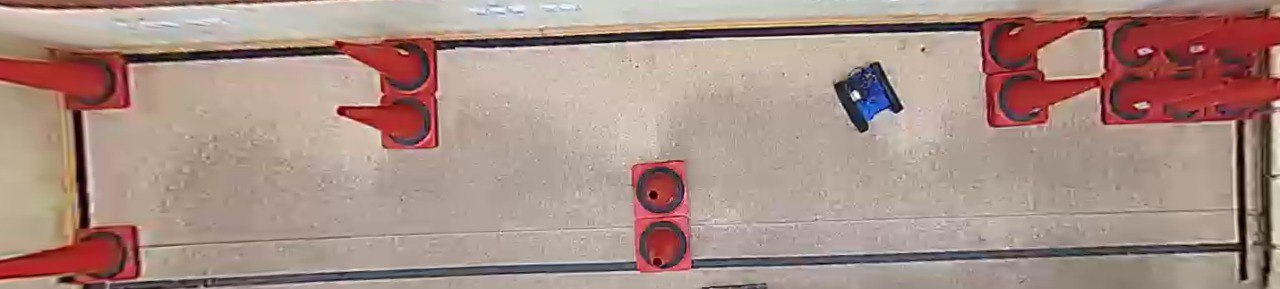
#> input picture working_robot/maze1.jpg, 1280 x 289 px
$ python -i frame_processor.py   (imports and definitions only)
#> lines starting #> are read from the running program, lines starting #| are printed output that depends on the picture; after the words box and inside, x2 and y2 are one past the last pixel; in counts of white or black regions, pixels touching at a corner belong together
#> further down, picture is the input picture: shape (289, 1280, 3); mean B, G, R 133.8, 142.6, 168.8
import cv2
import numpy as np

from ultralytics import YOLO

# Загрузка модели YOLOv8
# [1 line that did not run here, left out]


# Функция для устранения эффекта "рыбьего глаза
# [35 lines left out: functions remove_fisheye, detect_objects, not called in this run]


# Функция для обнаружения препятствий
def detect_obstacles(frame):
    gray = cv2.cvtColor(frame, cv2.COLOR_BGR2GRAY)
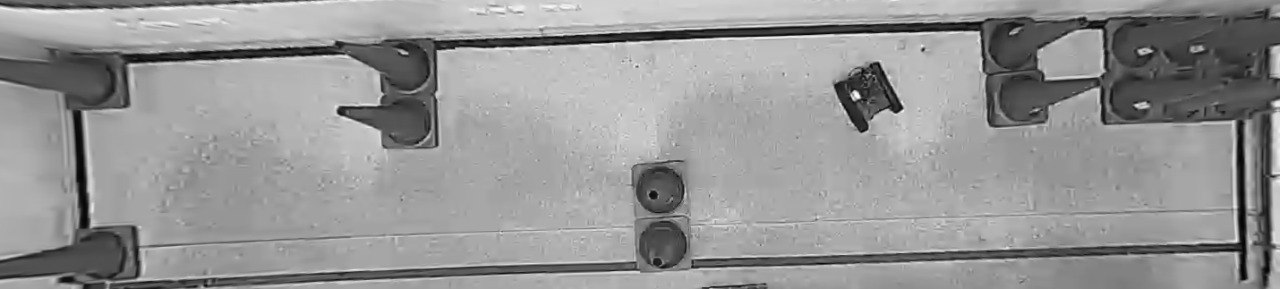
#> gray: shape (289, 1280); min 2, max 254, mean 149.4
    _, threshold = cv2.threshold(gray, 110, 255, cv2.THRESH_BINARY)
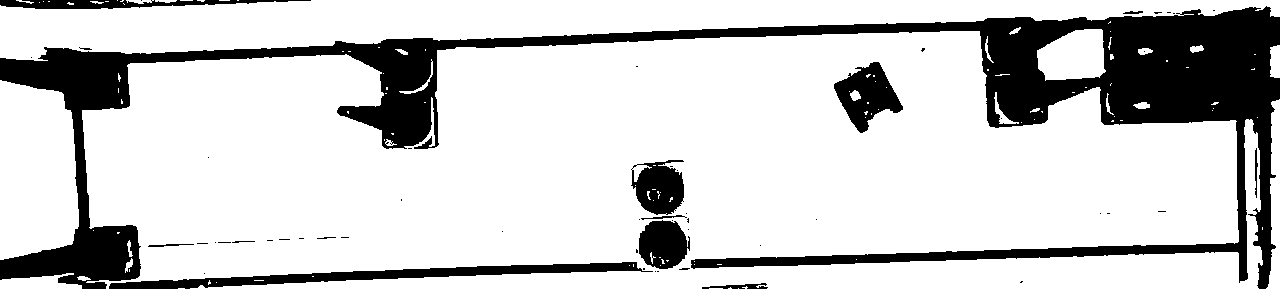
#> threshold: shape (289, 1280); 80% white; 54 black regions (41 under 20 px)
    # контуры препятствий
    contours, _ = cv2.findContours(threshold, cv2.RETR_TREE, cv2.CHAIN_APPROX_SIMPLE)
#> contours = 177 contours, 140 with area under 20; largest, box (x1, y1, x2, y2) and area: (82, 31, 1263, 289) 239928, (0, 0, 1280, 61) 39234, (0, 80, 79, 260) 12020, (833, 61, 904, 134) 2758, (1037, 29, 1106, 81) 2711

    cv2.imshow("Threshold", threshold)
    return contours


# Функция для получения центра робота
# [27 lines left out: functions get_robot_center, create_obstacle_map, not called in this run]

#create_obstacle_map("maze1.jpg", detect_obstacles("maze1.jpg"))

>>> import cv2
>>> picture = cv2.imread('maze1.jpg')
>>> result = detect_obstacles(picture)
#> result has the same summary as contours in detect_obstacles
